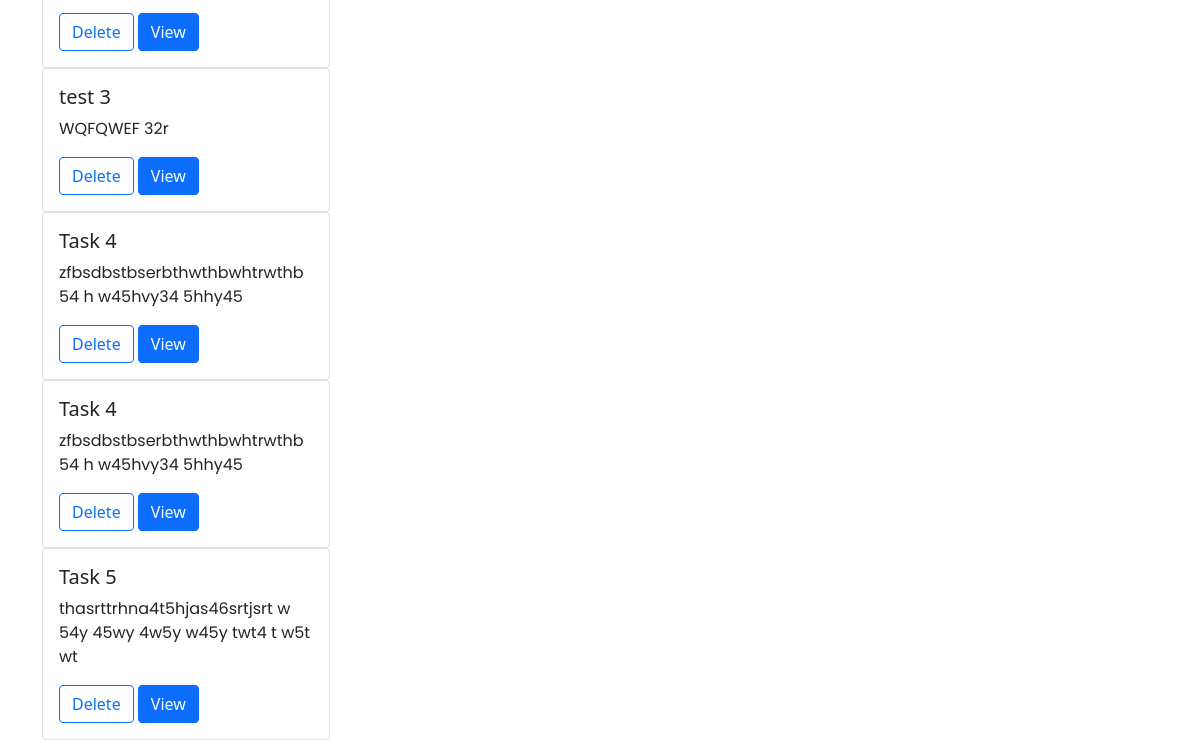
The app's page /tasks (signed in, lower part), older data.
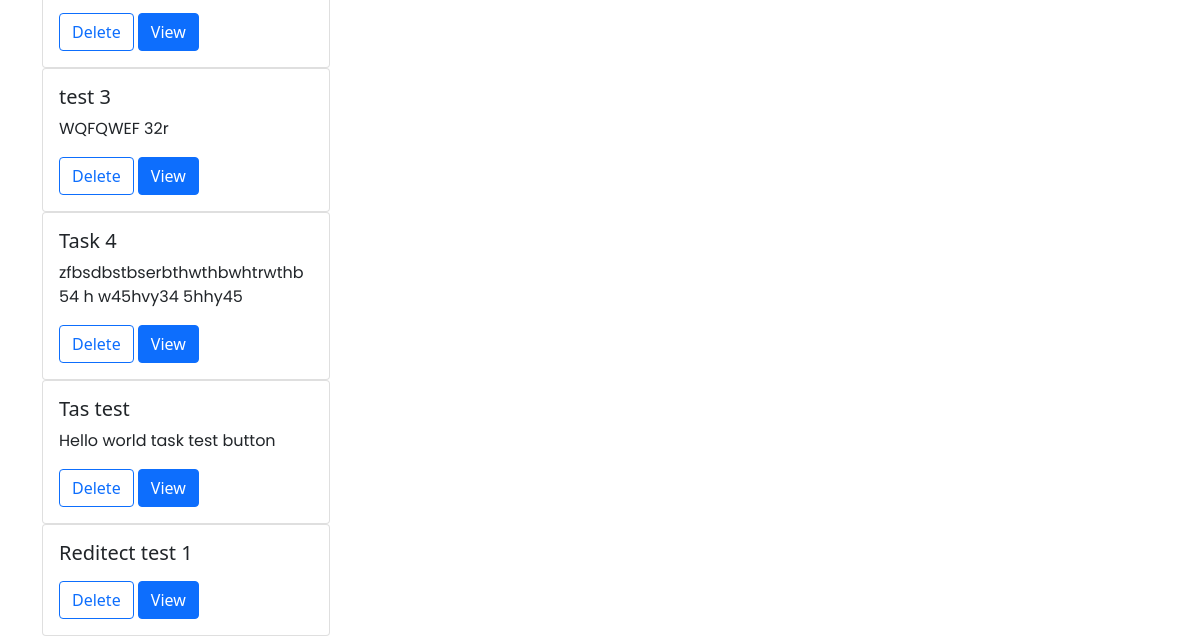
The same page, newer data.
### tasks/models.py (models this page shows, shortened)
class Task(models.Model):
    task_name = models.CharField(max_length=200, null=False, blank=False)
    description = models.TextField(blank=True)
    priority = models.IntegerField(choices=PRIORITY, default=0)
    user_name = models.ForeignKey(
        User, on_delete=models.CASCADE, related_name="task"
    )
    start_time = models.DateTimeField(null=False, blank=False)
    progress = models.IntegerField(null=False, blank=False)
    status = models.IntegerField(choices=STATUS, default=0)

### tasks/views.py (the view)
# urls.py: path("tasks", views.show_task_page, name="tasks"),
@login_required
def show_task_page(request):
    all_tasks = Task.objects.all()
    context = {
        "tasks": all_tasks,
    }
    return render(request, 'tasks/tasks.html', context)
    template_name = "task/tasks.html"
    paginate_by = 6

### tasks/templates/tasks/tasks.html (shortened to what this page needs)
{% extends "base.html" %}
{% load static %}
{% block content %}
  <section>
    {% for task in tasks %}
    {% if  task.user_name == request.user %}
    <div class="card" style="width: 18rem;">
      <div class="card-body">
        <h5 class="card-title">{{task.task_name}}</h5>
        <p class="card-text">{{task.description | truncatechars:100}}</p>
        <a href="{% url 'delete' task.id %}" class="btn btn-outline-primary">Delete</a>
        <a href="{% url 'edit' task.id %}" class="btn btn-primary">View</a>
      </div>
    </div>
    {% endif %}
    {% endfor %}
</section>
</body>
{% endblock %}

Row changes from the older to the newer data that the page shows:
removed Task: task_name "Task 4", description "zfbsdbstbserbthwthbwhtrwthb 54 h w45hvy34 5hhy45"
removed Task: task_name "Task 5", description "thasrttrhna4t5hjas46srtjsrt w 54y 45wy 4w5y w45y twt4 t w5t wt"
added Task: task_name "Tas test", description "Hello world task test button"
added Task: task_name "Reditect test 1"
